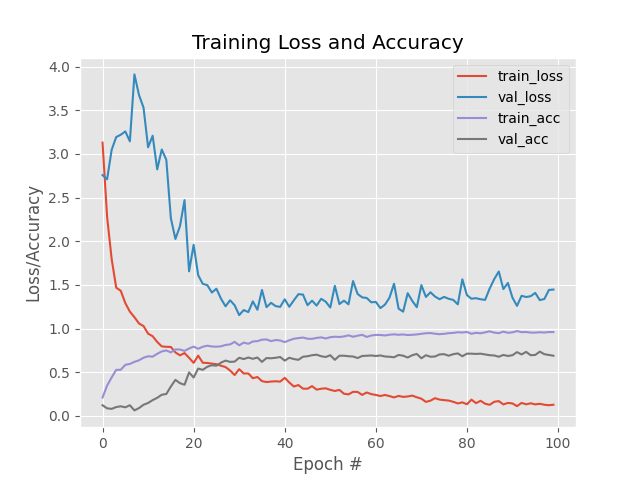

The Python source for this figure:
#!/usr/bin/env python
# -*- coding: utf-8 -*-
# @Time : 2020/10/13 2:48 下午
# @Author : fangxuanhao
from sklearn.preprocessing import LabelBinarizer
from sklearn.model_selection import train_test_split
from sklearn.metrics import classification_report
from pyimagesearch.preprocessing.image_to_array_preprocessor import ImageToArrayPreprocessor
from pyimagesearch.preprocessing.aspect_aware_preprocessor import AspectAwarePreprocessor
from pyimagesearch.datasets.SimpleDatasetLoader import SimpleDatasetLoader
from pyimagesearch.nn.conv.minivggnet import MiniVGGNet
from keras.preprocessing.image import ImageDataGenerator
from keras.optimizers import SGD
from imutils import paths
import matplotlib.pyplot as plt
import numpy as np
import argparse
import os

ap = argparse.ArgumentParser()
ap.add_argument("-d", "--dataset", default='/Users/fangxuanhao/fxh/方轩豪/workbase/Limingming/Deep-Learning-For-Computer-Vision-master/datasets/flowers17', help="path to input dataset")
args = vars(ap.parse_args())

# grab the list of images that we’ll be describing, then extract
# the class label names from the image paths
print("[INFO] loading images...")
imagePaths = list(paths.list_images(args["dataset"]))
classNames = [pt.split(os.path.sep)[-2] for pt in imagePaths]
classNames = [str(x) for x in np.unique(classNames)]

aap = AspectAwarePreprocessor(64, 64)
iap = ImageToArrayPreprocessor()
# to the range [0, 1]
sdl = SimpleDatasetLoader(preprocessors=[aap, iap])
(data, labels) = sdl.load(imagePaths, verbose=500)
data = data.astype("float") / 255.0
# partition the data into training and testing splits using 75% of
# the data for training and the remaining 25% for testing
(trainX, testX, trainY, testY) = train_test_split(data, labels,test_size=0.25, random_state=42)
trainY = LabelBinarizer().fit_transform(trainY)
testY = LabelBinarizer().fit_transform(testY)

# construct the image generator for data augmentation  图像增强器
aug = ImageDataGenerator(rotation_range=30, width_shift_range=0.1,
height_shift_range=0.1, shear_range=0.2, zoom_range=0.2,
horizontal_flip=True, fill_mode="nearest")

'''
旋转 | 反射变换(Rotation/reflection): 随机旋转图像一定角度; 改变图像内容的朝向;
翻转变换(flip): 沿着水平或者垂直方向翻转图像;
缩放变换(zoom): 按照一定的比例放大或者缩小图像;
平移变换(shift): 在图像平面上对图像以一定方式进行平移;可以采用随机或人为定义的方式指定平移范围和平移步长, 沿水平或竖直方向进行平移. 改变图像内容的位置;
尺度变换(scale): 对图像按照指定的尺度因子, 进行放大或缩小; 或者参照SIFT特征提取思想, 利用指定的尺度因子对图像滤波构造尺度空间. 改变图像内容的大小或模糊程度;
对比度变换(contrast): 在图像的HSV颜色空间，改变饱和度S和V亮度分量，保持色调H不变. 对每个像素的S和V分量进行指数运算(指数因子在0.25到4之间), 增加光照变化;
噪声扰动(noise): 对图像的每个像素RGB进行随机扰动, 常用的噪声模式是椒盐噪声和高斯噪声;
错切变换（shear）：效果就是让所有点的x坐标(或者y坐标)保持不变，而对应的y坐标(或者x坐标)则按比例发生平移，且平移的大小和该点到x轴(或y轴)的垂直距离成正比。
'''

opt = SGD(lr=0.05)
model = MiniVGGNet.build(width=64,height=64,depth=3,classes=len(classNames))
model.compile(loss='categorical_crossentropy',optimizer=opt,metrics=['accuracy'])

# train the network
print("[INFO] training network...")
# H = model.fit_generator(aug.flow(trainX,trainY,batch_size=32),
# validation_data=(testX,testY), steps_per_epoch=len(trainX) // 32 ,epochs=100, verbose=1)
H = model.fit_generator(aug.flow(trainX, trainY, batch_size=64),
validation_data=(testX, testY), steps_per_epoch=len(trainX) // 64,
epochs=100, verbose=1)

# evaluate the network
print("[INFO] evaluating network...")
predictions = model.predict(testX, batch_size=64)
print(classification_report(testY.argmax(axis=1),
predictions.argmax(axis=1), target_names=classNames))
# plot the training loss and accuracy
plt.style.use("ggplot")
plt.figure()
plt.plot(np.arange(0, 100), H.history["loss"], label="train_loss")
plt.plot(np.arange(0, 100), H.history["val_loss"], label="val_loss")
plt.plot(np.arange(0, 100), H.history["accuracy"], label="train_acc")
plt.plot(np.arange(0, 100), H.history["val_accuracy"], label="val_acc")
plt.title("Training Loss and Accuracy")
plt.xlabel("Epoch #")
plt.ylabel("Loss/Accuracy")
plt.legend()
plt.savefig('minivggnet_flowers17_data_aug.png')
plt.show()

'''
              precision    recall  f1-score   support #原数据类别个数

    bluebell       0.59      0.80      0.68        20
   buttercup       0.65      0.87      0.74        15
  colts_foot       0.60      0.83      0.70        18
     cowslip       0.47      0.56      0.51        16
      crocus       0.56      0.43      0.49        21
    daffodil       0.62      0.35      0.44        23
       daisy       0.84      0.91      0.87        23
   dandelion       0.75      0.68      0.71        22
  fritillary       0.94      0.79      0.86        19
        iris       0.88      0.79      0.83        19
 lily_valley       0.52      0.61      0.56        18
       pansy       1.00      0.55      0.71        20
    snowdrop       0.38      0.65      0.48        20
   sunflower       0.92      1.00      0.96        23
   tigerlily       1.00      0.81      0.90        27
       tulip       0.47      0.44      0.45        16
  windflower       0.79      0.55      0.65        20

    accuracy                           0.69       340
   macro avg       0.70      0.68      0.68       340
weighted avg       0.72      0.69      0.69       340
'''



